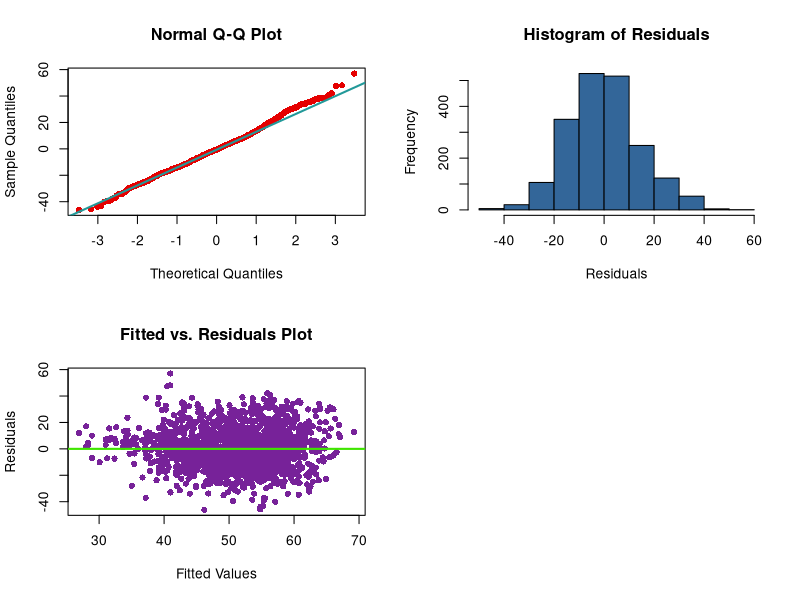
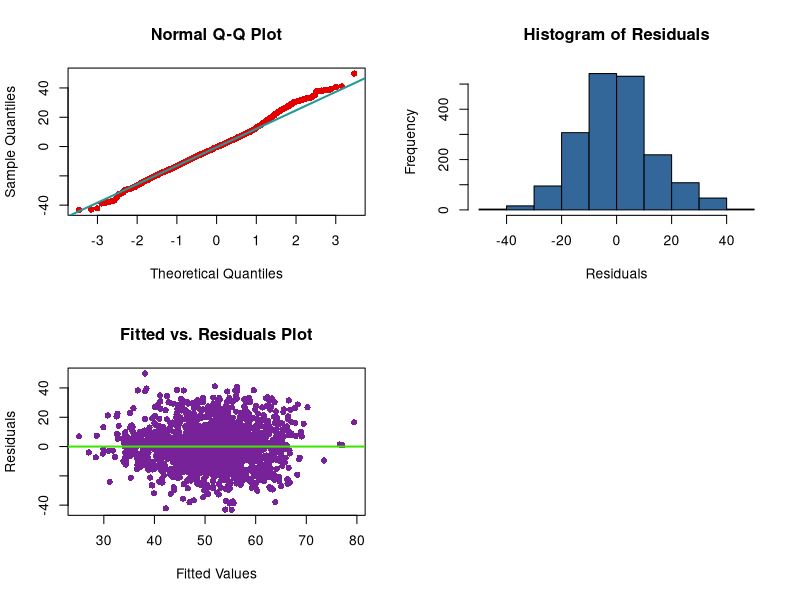
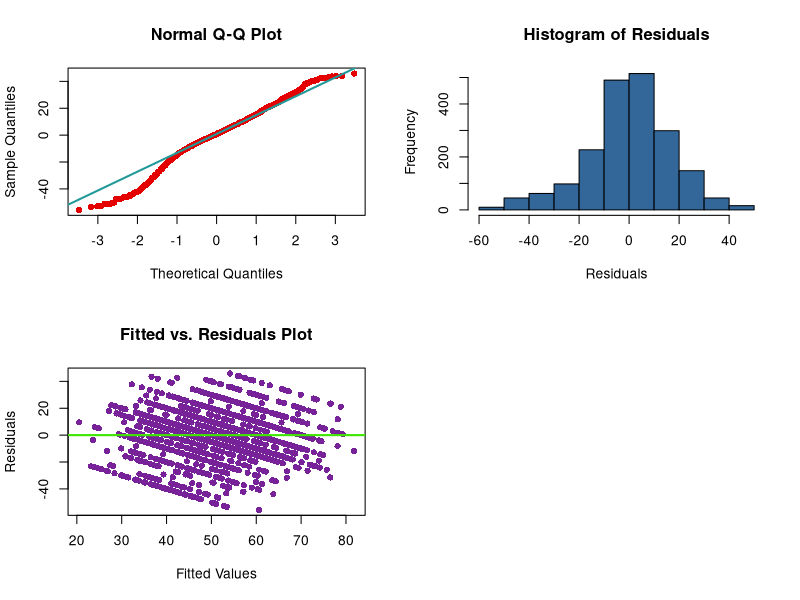
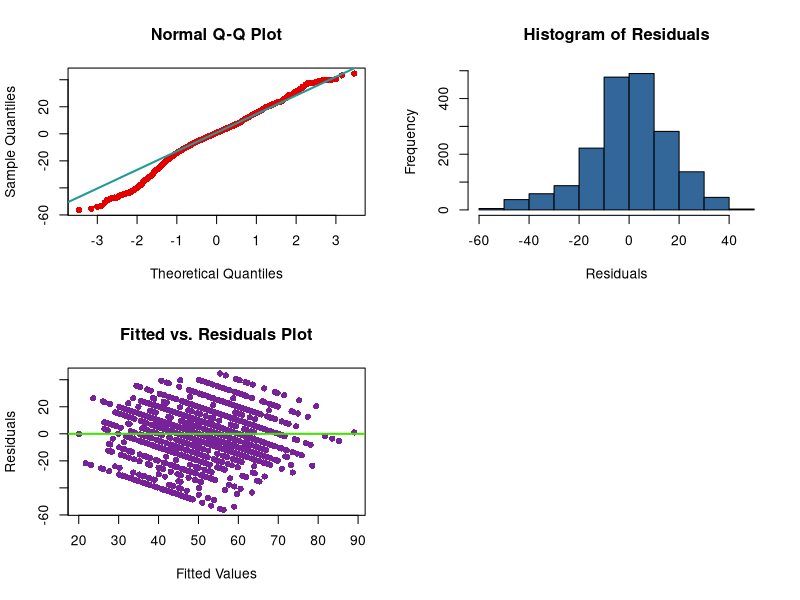
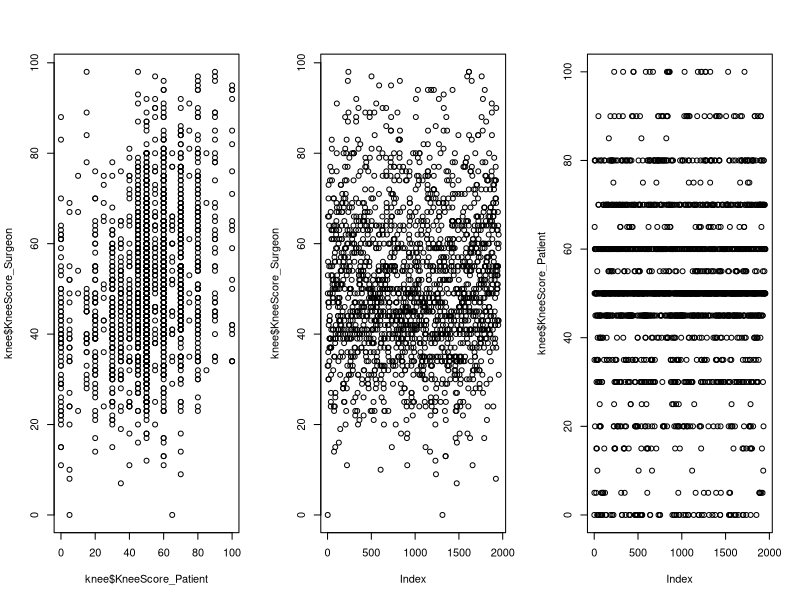
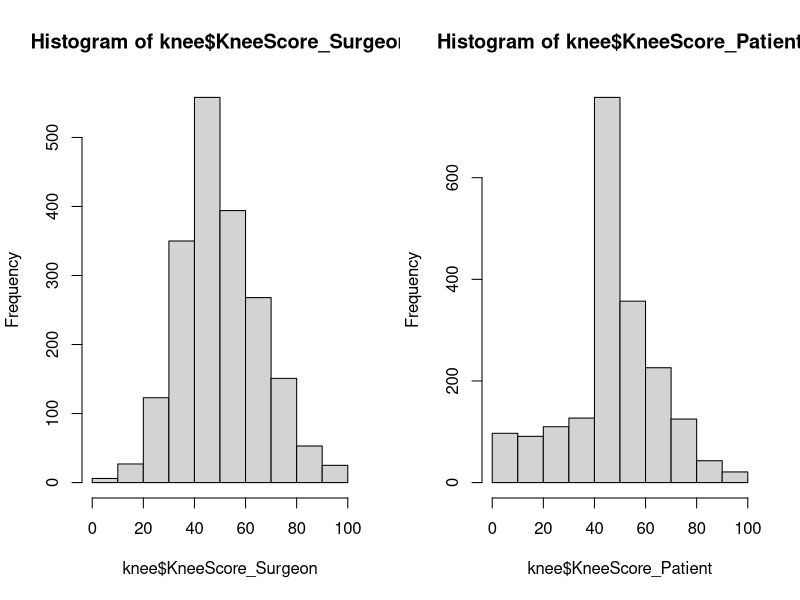

The R source for these figures, in order:
## ---- chunk 1
knitr::opts_chunk$set(echo = TRUE)
library(lmtest)
library(leaps)
purple = '#772299'; green = '#3FE500'
red = '#E50000'; lightblue = '#229999';
blue = '#336699'
## ---- chunk 2
plots = function(model) {
  par(mfcol=c(2,2))
  qqnorm(resid(model), col = red, pch = 16)
  qqline(resid(model), col = lightblue, lwd = 2)
  
  plot(fitted(model), resid(model), xlab = 'Fitted Values', ylab = 'Residuals', main = 'Fitted vs. Residuals Plot', col = purple, pch = 16)
  abline(h = 0, col = green, lwd = 2)
  
  hist(resid(model), col = blue, main = 'Histogram of Residuals', xlab = 'Residuals')
}

evaluate = function(model){
  
  # Run each of the tests
  shapiroTest = shapiro.test(resid(model))
  bpTest = bptest(model)
  rSquared = summary(model)$r.squared
  adjRSquared = summary(model)$adj.r.squared
  loocv = sqrt(mean((resid(model) / (1 - hatvalues(model))) ^ 2))
  large_lev = sum(hatvalues(model) > 2 * mean(hatvalues(model)))
  # gives percentage of large residuals (should be less than 5%)
  large_resid = sum(rstandard(model)[abs(rstandard(model)) > 2]) / length(resid(model)) 
  
  # Collect tests in dataframe
  values = data.frame(Result = c(prettyNum(shapiroTest$p.value), prettyNum(bpTest$p.value), prettyNum(rSquared), prettyNum(adjRSquared),        prettyNum(loocv), prettyNum(large_lev), prettyNum(large_resid))) 
  rowNames = data.frame(Test = c('Shapiro Wilk pvalue', 'Breusch-Pagan pvalue', 'R Squared', 'Adj R Squared', 'Cross Validation', 'Large Leverages', 'Large Residuals'))

  summary_output = cbind(rowNames, values)
  # Add dataframe to matrix
  show(summary_output)
  plots(model)
}

removeLargeHatValues = function(model, data){
  values = hatvalues(model)
  index_ = which(values > (2 * mean(values)))
  newData = data[-c(index_),]
  return(newData)
}
## ---- chunk 3
knee <- read.csv("knees.csv")
knee$Surgeon = as.factor(knee$Surgeon)
knee$Year = as.factor(knee$Year)
# dimensions of the dataset
dim(knee) 

# list the variables in dataset
names(knee)

# list the structure of dataset
str(knee) 

# list levels of factor Gender in dataset
levels(knee$Gender)

# print first 10 rows and 5 columns of dataset
head(knee[, 1: 5], n = 10)
## ---- chunk 4
knee_model = lm(KneeScore_Surgeon ~ ., data = knee)
summary(knee_model)
## ---- chunk 5
knee_model_aic = step(knee_model, direction = "backward", trace = 0)
summary(knee_model_aic)
summary(knee_model_aic)$call
## ---- chunk 6
n = nrow(knee)
knee_model_bic = step(knee_model, direction = "backward", trace = 0, k = log(n))
summary(knee_model_bic)
summary(knee_model_bic)$call
## ---- chunk 7
anova(knee_model_aic, knee_model)
## ---- chunk 8
anova(knee_model_bic, knee_model)
## ---- chunk 9
anova(knee_model_bic, knee_model_aic)
## ---- chunk 10
anova(knee_model_bic, knee_model_aic, knee_model)
## ---- chunk 11
evaluate(knee_model_bic)
## ---- chunk 12
new_data = removeLargeHatValues(knee_model_bic, knee)
knee_two = lm(KneeScore_Surgeon ~ ., data = new_data)
evaluate(knee_two)
## ---- chunk 13
knee_model = lm(KneeScore_Patient ~ ., data = knee)
summary(knee_model)
## ---- chunk 14
knee_model_aic = step(knee_model, direction = "backward", trace = 0)
summary(knee_model_aic)
summary(knee_model_aic)$call
## ---- chunk 15
n = nrow(knee)
knee_model_bic = step(knee_model, direction = "backward", trace = 0, k = log(n))
summary(knee_model_bic)
summary(knee_model_bic)$call
## ---- chunk 16
anova(knee_model_aic, knee_model)
## ---- chunk 17
anova(knee_model_bic, knee_model)
## ---- chunk 18
anova(knee_model_bic, knee_model_aic)
## ---- chunk 19
anova(knee_model_bic, knee_model_aic, knee_model)
## ---- chunk 20
evaluate(knee_model_bic)
## ---- chunk 21
new_data = removeLargeHatValues(knee_model_bic, knee)
knee_two = lm(KneeScore_Patient ~ ., data = new_data)
evaluate(knee_two)
## ---- chunk 22
round(cor(knee$KneeScore_Surgeon, knee$KneeScore_Patient), 2)
## ---- chunk 23
par(mfrow=c(1,3))
plot(knee$KneeScore_Patient, knee$KneeScore_Surgeon)
plot(knee$KneeScore_Surgeon)
#par(new=T)
plot(knee$KneeScore_Patient)
#plot(knee$KneeScore_Patient, col = "red", add=TRUE)
## ---- chunk 24
par(mfrow=c(1,2))
hist(knee$KneeScore_Surgeon)
hist(knee$KneeScore_Patient)
## ---- chunk 25
lm(formula = KneeScore_Patient ~ Year + Age + Gender + Weight + 
    Height + Race + KneeScore_Surgeon + TibialInsertWidth + PatellaDiameter, 
    data = knee)
